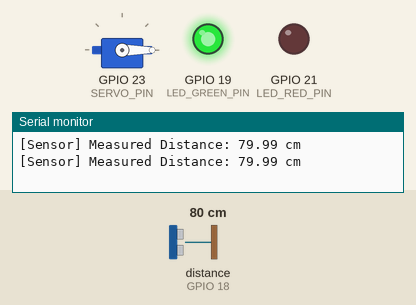
Simulated run of this program. Board: ESP32. On the bench: servo, output pins drawn as LEDs (lit = HIGH), the last lines printed to the serial monitor. Wiring (from diagram.json): ultrasonic range finder: trigger GPIO 5; echo GPIO 18. Inputs (shaded band) come from the test bench; at power-on: distance to the obstacle (sensor on GPIO 18) 80 cm. The echo pulse lasts 58.3 µs per cm; WiFi joins after 1.5 s; servers stay silent unless stated; no MQTT or app messages arrive unless stated; servo pulses on a pin are drawn as a servo (544–2400 µs = 0–180°); pins used as bus, display or sensor lines are not drawn.

Above: at 2.7 s.
2.8 s: distance to the obstacle (sensor on GPIO 18) set to 33 cm
6.9 s: distance to the obstacle (sensor on GPIO 18) set to 27 cm
At 11.9 s:
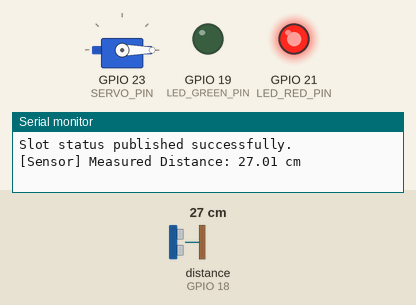
14.0 s: distance to the obstacle (sensor on GPIO 18) set to 35 cm
At 18.0 s:
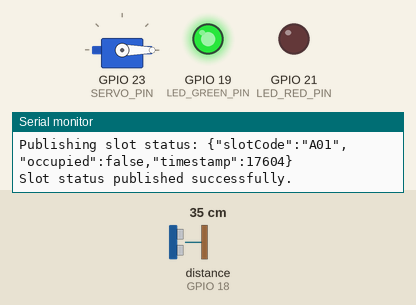
18.1 s: distance to the obstacle (sensor on GPIO 18) set to 2 cm
At 22.8 s:
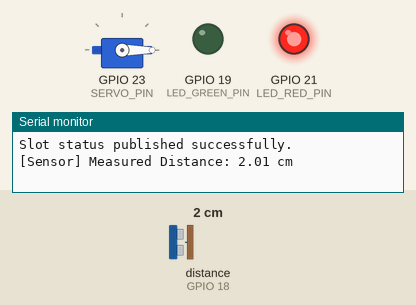
Timing chart, 0 to 23.2 s (numbered marks = the images above; inputs shaded):
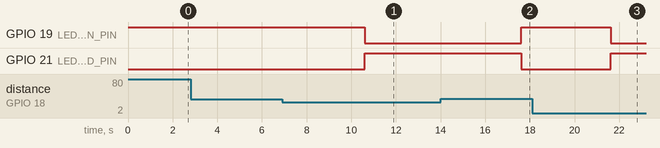

Measured:
- the behaviour switches between 31 and 30 cm on distance to the obstacle (sensor on GPIO 18) (found by bisection; images 0 and 1)
- after the input at 6.9 s, GPIO 19 (LED_GREEN_PIN): HIGH → LOW after 3.7 s; GPIO 21 (LED_RED_PIN): LOW → HIGH after 3.7 s
- after the input at 14.0 s, GPIO 19 (LED_GREEN_PIN): LOW → HIGH after 3.6 s; GPIO 21 (LED_RED_PIN): HIGH → LOW after 3.6 s
- after the input at 18.1 s, GPIO 19 (LED_GREEN_PIN): HIGH → LOW after 3.5 s; GPIO 21 (LED_RED_PIN): LOW → HIGH after 3.5 s

The program:

main.cpp
```cpp
#include <Arduino.h>
#include <WiFi.h>
#include <PubSubClient.h>
#include <ArduinoJson.h>
#include "config.h"

// ======================================================================
// Transport layer: WiFiClientSecure (mTLS) in production,
//                  plain WiFiClient (no TLS) in Wokwi dev mode.
// ======================================================================
#ifdef PRODUCTION_MODE
    #include <WiFiClientSecure.h>
    #include "certs/ca_cert.h"      // CA certificate (Mosquitto root CA)
    #include "certs/client_cert.h" // Client certificate (device identity)
    #include "certs/client_key.h"  // Client private key
    WiFiClientSecure secureClient;
    PubSubClient mqttClient(secureClient);
#else
    #include <WiFiClient.h>
    WiFiClient plainClient;
    PubSubClient mqttClient(plainClient);
#endif

// Servo control variables using ESP32 LEDC (PWM)
const int servoChannel = 0;
const int servoFreq = 50;       // 50Hz frequency
const int servoResolution = 12; // 12-bit resolution (0-4095)
// Duty cycle mapping for SG90 servo:
// 0 degree (closed)  -> ~0.5ms pulse -> (0.5ms / 20ms) * 4096 = 102
// 90 degree (opened) -> ~1.5ms pulse -> (1.5ms / 20ms) * 4096 = 307
const int SERVO_CLOSED_DUTY = 102;
const int SERVO_OPENED_DUTY = 307;

// Debounce state variables
bool currentOccupiedState = false;
bool lastMeasuredOccupied = false;
unsigned long stateChangeTime = 0;
const unsigned long DEBOUNCE_DELAY_MS = 3000; // 3 seconds stable state required

// Timers
unsigned long lastHeartbeatTime = 0;
unsigned long lastSensorReadTime = 0;
const unsigned long HEARTBEAT_INTERVAL_MS = 60000; // 60 seconds
const unsigned long SENSOR_READ_INTERVAL_MS = 1000; // 1 second

// Barrier variables
bool isBarrierOpen = false;
unsigned long barrierOpenTime = 0;
const unsigned long BARRIER_AUTO_CLOSE_MS = 10000; // 10 seconds auto-close

// --- Helper Functions ---

void writeServo(int duty) {
    ledcWrite(servoChannel, duty);
}

void openBarrier() {
    Serial.println("[Barrier] Opening barrier (Servo to 90 deg)...");
    writeServo(SERVO_OPENED_DUTY);
    isBarrierOpen = true;
    barrierOpenTime = millis();
}

void closeBarrier() {
    Serial.println("[Barrier] Closing barrier (Servo to 0 deg)...");
    writeServo(SERVO_CLOSED_DUTY);
    isBarrierOpen = false;
}

void setupWiFi() {
    delay(10);
    Serial.println();
    Serial.print("Connecting to WiFi SSID: ");
    Serial.println(WIFI_SSID);

    WiFi.begin(WIFI_SSID, WIFI_PASSWORD);

    while (WiFi.status() != WL_CONNECTED) {
        delay(500);
        Serial.print(".");
    }

    Serial.println("");
    Serial.println("WiFi connected successfully!");
    Serial.print("IP address: ");
    Serial.println(WiFi.localIP());
}

void publishSlotStatus(bool occupied) {
    char topic[80];
    sprintf(topic, "%s/parking/slots/%s/status", TOPIC_PREFIX, SLOT_CODE);

    JsonDocument doc;
    doc["slotCode"] = SLOT_CODE;
    doc["occupied"] = occupied;
    doc["timestamp"] = millis(); // Local boot timestamp

    char payload[128];
    serializeJson(doc, payload);

    Serial.print("Publishing slot status: ");
    Serial.println(payload);

    if (mqttClient.publish(topic, payload, true)) {
        Serial.println("Slot status published successfully.");
    } else {
        Serial.println("Failed to publish slot status.");
    }
}

void sendHeartbeat() {
    char topic[100];
    sprintf(topic, "%s/parking/devices/esp32_slot_%s/heartbeat", TOPIC_PREFIX, SLOT_CODE);

    JsonDocument doc;
    doc["deviceUid"] = String("esp32_slot_") + SLOT_CODE;
    doc["firmwareVersion"] = FIRMWARE_VER;
    doc["uptime"] = millis();

    char payload[128];
    serializeJson(doc, payload);

    Serial.print("Sending heartbeat: ");
    Serial.println(payload);
    mqttClient.publish(topic, payload);
}

void mqttCallback(char* topic, byte* payload, unsigned int length) {
    Serial.print("Message arrived [");
    Serial.print(topic);
    Serial.print("]: ");

    String message = "";
    for (unsigned int i = 0; i < length; i++) {
        message += (char)payload[i];
    }
    Serial.println(message);

    JsonDocument doc;
    DeserializationError error = deserializeJson(doc, message);
    if (error) {
        Serial.print("JSON deserialization failed: ");
        Serial.println(error.c_str());
        return;
    }

    String topicStr = String(topic);
    char slotCmdTopic[80];
    sprintf(slotCmdTopic, "%s/parking/slots/%s/command", TOPIC_PREFIX, SLOT_CODE);
    char gateCtrlTopic[80];
    sprintf(gateCtrlTopic, "%s/parking/gates/%s/control", TOPIC_PREFIX, GATE_ID);

    if (topicStr == slotCmdTopic) {
        // LED commands: {"color": "RED"/"GREEN"/"YELLOW"}
        String color = doc["color"];
        Serial.print("LED Command received: ");
        Serial.println(color);
        if (color == "GREEN") {
            digitalWrite(LED_GREEN_PIN, HIGH);
            digitalWrite(LED_RED_PIN, LOW);
        } else if (color == "RED") {
            digitalWrite(LED_GREEN_PIN, LOW);
            digitalWrite(LED_RED_PIN, HIGH);
        } else if (color == "YELLOW") {
            // Reserved: turn off both green and red LEDs
            digitalWrite(LED_GREEN_PIN, LOW);
            digitalWrite(LED_RED_PIN, LOW);
        }
    } else if (topicStr == gateCtrlTopic) {
        // Gate control commands: {"action": "OPEN"/"CLOSE"}
        String action = doc["action"];
        Serial.print("Gate control action: ");
        Serial.println(action);
        if (action == "OPEN") {
            openBarrier();
        } else if (action == "CLOSE") {
            closeBarrier();
        }
    }
}

void reconnectMQTT() {
    while (!mqttClient.connected()) {
        Serial.print("Attempting MQTT connection to: ");
        Serial.print(MQTT_HOST);
        Serial.print(":");
        Serial.println(MQTT_PORT);

        // Connect to MQTT. Username/Password are not needed since Mosquitto validates certificates via mTLS
        // We use the slot code as client ID.
        char client_id[30];
        sprintf(client_id, "esp32_slot_%s", SLOT_CODE);

        if (mqttClient.connect(client_id)) {
            Serial.println("Connected to Mosquitto Broker successfully via mTLS!");

            // Subscribe to LED command topic
            char slotCmdTopic[80];
            sprintf(slotCmdTopic, "%s/parking/slots/%s/command", TOPIC_PREFIX, SLOT_CODE);
            mqttClient.subscribe(slotCmdTopic, 1);
            Serial.print("Subscribed to: ");
            Serial.println(slotCmdTopic);

            // Subscribe to Gate control topic
            char gateCtrlTopic[80];
            sprintf(gateCtrlTopic, "%s/parking/gates/%s/control", TOPIC_PREFIX, GATE_ID);
            mqttClient.subscribe(gateCtrlTopic, 1);
            Serial.print("Subscribed to: ");
            Serial.println(gateCtrlTopic);

            // Publish initial status on reconnection
            publishSlotStatus(currentOccupiedState);
            sendHeartbeat();
        } else {
            Serial.print("MQTT Connection failed, state=");
            Serial.print(mqttClient.state());
            Serial.println(". Retrying in 5 seconds...");
            delay(5000);
        }
    }
}

float measureDistanceCm() {
    // Send 10 microsecond trigger pulse
    digitalWrite(TRIG_PIN, LOW);
    delayMicroseconds(2);
    digitalWrite(TRIG_PIN, HIGH);
    delayMicroseconds(10);
    digitalWrite(TRIG_PIN, LOW);

    // Read echo travel time in microseconds
    long duration = pulseIn(ECHO_PIN, HIGH, 30000); // 30ms timeout
    if (duration == 0) {
        return 999.0; // Out of range or no obstacle
    }

    // Calculate distance (speed of sound is ~343 m/s or 0.0343 cm/us)
    float distance = (duration * 0.0343) / 2;
    return distance;
}

// --- Setup & Loop ---

void setup() {
    Serial.begin(115200);

    // Config pin modes
    pinMode(TRIG_PIN, OUTPUT);
    pinMode(ECHO_PIN, INPUT);
    pinMode(LED_GREEN_PIN, OUTPUT);
    pinMode(LED_RED_PIN, OUTPUT);

    // Initial LED State: Green on (trống)
    digitalWrite(LED_GREEN_PIN, HIGH);
    digitalWrite(LED_RED_PIN, LOW);

    // Config LEDC for Servo Control
    ledcSetup(servoChannel, servoFreq, servoResolution);
    ledcAttachPin(SERVO_PIN, servoChannel);
    writeServo(SERVO_CLOSED_DUTY); // Initialize barrier to closed

    setupWiFi();

#ifdef PRODUCTION_MODE
    // mTLS: load device certificate + private key + CA certificate
    // Certificates are generated by docker/certs/generate_certs.sh
    secureClient.setCACert(ca_cert_pem);
    secureClient.setCertificate(client_cert_pem);
    secureClient.setPrivateKey(client_key_pem);
    Serial.println("[mTLS] Certificates loaded — connecting to Mosquitto");
#else
    Serial.println("[DEV] Plain TCP — connecting to public HiveMQ broker");
#endif

    mqttClient.setServer(MQTT_HOST, MQTT_PORT);
    mqttClient.setCallback(mqttCallback);
}

void loop() {
    if (WiFi.status() != WL_CONNECTED) {
        setupWiFi();
    }

    if (!mqttClient.connected()) {
        reconnectMQTT();
    }

    mqttClient.loop();

    unsigned long currentMillis = millis();

    // 1. Periodic Sensor Reading (every 1 second)
    if (currentMillis - lastSensorReadTime >= SENSOR_READ_INTERVAL_MS) {
        lastSensorReadTime = currentMillis;
        float distance = measureDistanceCm();

        Serial.print("[Sensor] Measured Distance: ");
        Serial.print(distance);
        Serial.println(" cm");

        // occupied threshold: < 30 cm
        bool isOccupied = (distance < 30.0);

        if (isOccupied != lastMeasuredOccupied) {
            // State changed, record time
            lastMeasuredOccupied = isOccupied;
            stateChangeTime = currentMillis;
        } else if (isOccupied != currentOccupiedState) {
            // State stable at different state, check debounce time
            if (currentMillis - stateChangeTime >= DEBOUNCE_DELAY_MS) {
                currentOccupiedState = isOccupied;
                publishSlotStatus(currentOccupiedState);

                // Update local LEDs instantly for feedback
                if (currentOccupiedState) {
                    digitalWrite(LED_GREEN_PIN, LOW);
                    digitalWrite(LED_RED_PIN, HIGH);
                } else {
                    digitalWrite(LED_GREEN_PIN, HIGH);
                    digitalWrite(LED_RED_PIN, LOW);
                }
            }
        }
    }

    // 2. Auto-close Barrier (after 10 seconds)
    if (isBarrierOpen && (currentMillis - barrierOpenTime >= BARRIER_AUTO_CLOSE_MS)) {
        closeBarrier();
    }

    // 3. Periodic Heartbeat (every 60 seconds)
    if (currentMillis - lastHeartbeatTime >= HEARTBEAT_INTERVAL_MS) {
        lastHeartbeatTime = currentMillis;
        sendHeartbeat();
    }
}
```

config.h
```cpp
#ifndef CONFIG_H
#define CONFIG_H

// ======================================================================
// PRODUCTION_MODE is injected by platformio.ini [env:production]
// When NOT defined → Wokwi simulation mode (HiveMQ, no TLS)
// When     defined → Real hardware mode (Mosquitto, mTLS)
// ======================================================================

// --- WiFi Settings ---
#ifdef PRODUCTION_MODE
    // Injected from platformio.ini build_flags via -D REAL_WIFI_SSID=\"...\"
    #define WIFI_SSID       REAL_WIFI_SSID
    #define WIFI_PASSWORD   REAL_WIFI_PASSWORD
#else
    // Wokwi "magic" SSID — provides internet access inside the simulator
    #define WIFI_SSID       "Wokwi-GUEST"
    #define WIFI_PASSWORD   ""
#endif

// --- MQTT Settings ---
#ifdef PRODUCTION_MODE
    // Injected from platformio.ini build_flags via -D REAL_MQTT_HOST=\"...\"
    #define MQTT_HOST       REAL_MQTT_HOST
    #define MQTT_PORT       REAL_MQTT_PORT
    #define TOPIC_PREFIX    "parking"   // No prefix needed on private broker
#else
    // Public HiveMQ broker — free, no auth, no TLS (dev/simulation only)
    #define MQTT_HOST       "broker.hivemq.com"
    #define MQTT_PORT       1883
    // Unique prefix to avoid topic collision with other users on HiveMQ
    #define TOPIC_PREFIX    "smartpkg"
#endif

// --- Device Configuration ---
#define SLOT_CODE       "A01"
#define GATE_ID         "gate1"
#define FIRMWARE_VER    "1.0.0"

// --- Pin Configurations (ESP32 DevKit V1) ---
// Ultrasonic Sensor HC-SR04
#define TRIG_PIN        5
#define ECHO_PIN        18

// Status Indicator LEDs
#define LED_GREEN_PIN   19  // Available
#define LED_RED_PIN     21  // Occupied

// Barrier Simulator (SG90 Servo)
#define SERVO_PIN       23

#endif // CONFIG_H
```
